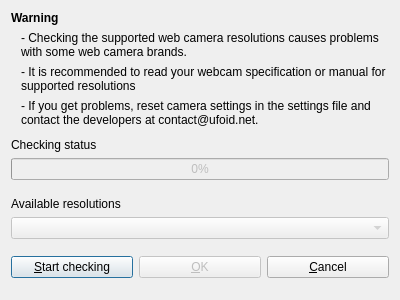
<?xml version="1.0" encoding="UTF-8"?>
<ui version="4.0">
 <class>CameraResolutionDialog</class>
 <widget class="QDialog" name="CameraResolutionDialog">
  <property name="geometry">
   <rect>
    <x>0</x>
    <y>0</y>
    <width>400</width>
    <height>300</height>
   </rect>
  </property>
  <property name="minimumSize">
   <size>
    <width>400</width>
    <height>300</height>
   </size>
  </property>
  <property name="maximumSize">
   <size>
    <width>450</width>
    <height>350</height>
   </size>
  </property>
  <property name="windowTitle">
   <string>Check supported web camera resolutions</string>
  </property>
  <property name="modal">
   <bool>true</bool>
  </property>
  <layout class="QVBoxLayout" name="verticalLayout">
   <item>
    <layout class="QVBoxLayout" name="verticalLayout_2" stretch="1,2,2,2">
     <property name="bottomMargin">
      <number>5</number>
     </property>
     <item>
      <widget class="QLabel" name="label_2">
       <property name="font">
        <font>
         <weight>75</weight>
         <bold>true</bold>
        </font>
       </property>
       <property name="text">
        <string>Warning</string>
       </property>
      </widget>
     </item>
     <item>
      <widget class="QLabel" name="label">
       <property name="minimumSize">
        <size>
         <width>0</width>
         <height>20</height>
        </size>
       </property>
       <property name="text">
  <string>- Checking the supported web camera resolutions causes problems with some web camera brands.</string>
       </property>
       <property name="wordWrap">
        <bool>true</bool>
       </property>
       <property name="indent">
        <number>10</number>
       </property>
      </widget>
     </item>
     <item>
      <widget class="QLabel" name="label_6">
       <property name="minimumSize">
        <size>
         <width>0</width>
         <height>10</height>
        </size>
       </property>
       <property name="text">
        <string>- It is recommended to read your webcam specification or manual for supported resolutions</string>
       </property>
       <property name="wordWrap">
        <bool>true</bool>
       </property>
       <property name="indent">
        <number>10</number>
       </property>
      </widget>
     </item>
     <item>
      <widget class="QLabel" name="label_5">
       <property name="minimumSize">
        <size>
         <width>0</width>
         <height>20</height>
        </size>
       </property>
       <property name="text">
        <string extracomment="Bullet list item">- If you get problems, reset camera settings in the settings file and contact the developers at contact@ufoid.net.</string>
       </property>
       <property name="wordWrap">
        <bool>true</bool>
       </property>
       <property name="indent">
        <number>10</number>
       </property>
      </widget>
     </item>
    </layout>
   </item>
   <item>
    <widget class="QLabel" name="label_3">
     <property name="text">
      <string>Checking status</string>
     </property>
    </widget>
   </item>
   <item>
    <widget class="QProgressBar" name="queryProgressBar">
     <property name="enabled">
      <bool>false</bool>
     </property>
     <property name="value">
      <number>0</number>
     </property>
    </widget>
   </item>
   <item>
    <spacer name="verticalSpacer">
     <property name="orientation">
      <enum>Qt::Vertical</enum>
     </property>
     <property name="sizeHint" stdset="0">
      <size>
       <width>20</width>
       <height>40</height>
      </size>
     </property>
    </spacer>
   </item>
   <item>
    <widget class="QLabel" name="label_4">
     <property name="text">
      <string>Available resolutions</string>
     </property>
    </widget>
   </item>
   <item>
    <widget class="QComboBox" name="resolutionComboBox">
     <property name="enabled">
      <bool>false</bool>
     </property>
    </widget>
   </item>
   <item>
    <spacer name="verticalSpacer_2">
     <property name="orientation">
      <enum>Qt::Vertical</enum>
     </property>
     <property name="sizeHint" stdset="0">
      <size>
       <width>20</width>
       <height>40</height>
      </size>
     </property>
    </spacer>
   </item>
   <item>
    <layout class="QHBoxLayout" name="horizontalLayout">
     <item>
      <widget class="QPushButton" name="startQueryPushButton">
       <property name="text">
        <string>&amp;Start checking</string>
       </property>
      </widget>
     </item>
     <item>
      <widget class="QPushButton" name="okPushButton">
       <property name="enabled">
        <bool>false</bool>
       </property>
       <property name="text">
        <string>&amp;OK</string>
       </property>
      </widget>
     </item>
     <item>
      <widget class="QPushButton" name="cancelPushButton">
       <property name="text">
        <string>&amp;Cancel</string>
       </property>
      </widget>
     </item>
    </layout>
   </item>
   <item>
    <spacer name="verticalSpacer_3">
     <property name="orientation">
      <enum>Qt::Vertical</enum>
     </property>
     <property name="sizeHint" stdset="0">
      <size>
       <width>20</width>
       <height>40</height>
      </size>
     </property>
    </spacer>
   </item>
  </layout>
 </widget>
 <resources/>
 <connections/>
</ui>
